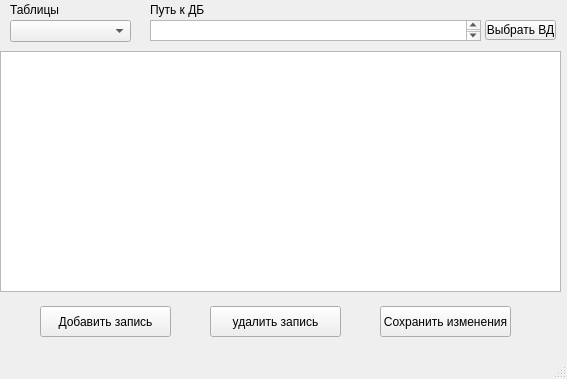
<?xml version="1.0" encoding="UTF-8"?>
<ui version="4.0">
 <class>MainWindow</class>
 <widget class="QMainWindow" name="MainWindow">
  <property name="geometry">
   <rect>
    <x>0</x>
    <y>0</y>
    <width>567</width>
    <height>379</height>
   </rect>
  </property>
  <property name="windowTitle">
   <string>Tast Programm</string>
  </property>
  <widget class="QWidget" name="centralwidget">
   <widget class="QLabel" name="label">
    <property name="geometry">
     <rect>
      <x>150</x>
      <y>0</y>
      <width>121</width>
      <height>20</height>
     </rect>
    </property>
    <property name="text">
     <string>&lt;html&gt;&lt;head/&gt;&lt;body&gt;&lt;p&gt;Путь к ДБ&lt;/p&gt;&lt;/body&gt;&lt;/html&gt;</string>
    </property>
   </widget>
   <widget class="QTextEdit" name="textEdit">
    <property name="enabled">
     <bool>true</bool>
    </property>
    <property name="geometry">
     <rect>
      <x>150</x>
      <y>20</y>
      <width>331</width>
      <height>21</height>
     </rect>
    </property>
    <property name="font">
     <font>
      <family>Arial</family>
     </font>
    </property>
    <property name="readOnly">
     <bool>true</bool>
    </property>
    <property name="html">
     <string>&lt;!DOCTYPE HTML PUBLIC &quot;-//W3C//DTD HTML 4.0//EN&quot; &quot;http://www.w3.org/TR/REC-html40/strict.dtd&quot;&gt;
&lt;html&gt;&lt;head&gt;&lt;meta name=&quot;qrichtext&quot; content=&quot;1&quot; /&gt;&lt;style type=&quot;text/css&quot;&gt;
p, li { white-space: pre-wrap; }
&lt;/style&gt;&lt;/head&gt;&lt;body style=&quot; font-family:'Arial'; font-size:8pt; font-weight:400; font-style:normal;&quot;&gt;
&lt;p style=&quot;-qt-paragraph-type:empty; margin-top:0px; margin-bottom:0px; margin-left:0px; margin-right:0px; -qt-block-indent:0; text-indent:0px; font-family:'MS Shell Dlg 2';&quot;&gt;&lt;br /&gt;&lt;/p&gt;&lt;/body&gt;&lt;/html&gt;</string>
    </property>
   </widget>
   <widget class="QPushButton" name="pushButton">
    <property name="geometry">
     <rect>
      <x>485</x>
      <y>20</y>
      <width>71</width>
      <height>20</height>
     </rect>
    </property>
    <property name="text">
     <string>Выбрать ВД</string>
    </property>
   </widget>
   <widget class="QTableView" name="tableView">
    <property name="geometry">
     <rect>
      <x>0</x>
      <y>51</y>
      <width>561</width>
      <height>241</height>
     </rect>
    </property>
    <property name="font">
     <font>
      <family>Arial</family>
      <pointsize>8</pointsize>
     </font>
    </property>
   </widget>
   <widget class="QPushButton" name="pushButton_2">
    <property name="geometry">
     <rect>
      <x>40</x>
      <y>306</y>
      <width>131</width>
      <height>31</height>
     </rect>
    </property>
    <property name="text">
     <string>Добавить запись</string>
    </property>
   </widget>
   <widget class="QPushButton" name="pushButton_3">
    <property name="geometry">
     <rect>
      <x>210</x>
      <y>306</y>
      <width>131</width>
      <height>31</height>
     </rect>
    </property>
    <property name="text">
     <string>удалить запись</string>
    </property>
   </widget>
   <widget class="QPushButton" name="pushButton_4">
    <property name="geometry">
     <rect>
      <x>380</x>
      <y>306</y>
      <width>131</width>
      <height>31</height>
     </rect>
    </property>
    <property name="text">
     <string>Сохранить изменения</string>
    </property>
   </widget>
   <widget class="QComboBox" name="comboBox">
    <property name="geometry">
     <rect>
      <x>10</x>
      <y>20</y>
      <width>121</width>
      <height>22</height>
     </rect>
    </property>
   </widget>
   <widget class="QLabel" name="label_2">
    <property name="geometry">
     <rect>
      <x>10</x>
      <y>0</y>
      <width>121</width>
      <height>20</height>
     </rect>
    </property>
    <property name="text">
     <string>&lt;html&gt;&lt;head/&gt;&lt;body&gt;&lt;p&gt;Таблицы&lt;/p&gt;&lt;/body&gt;&lt;/html&gt;</string>
    </property>
   </widget>
  </widget>
  <widget class="QMenuBar" name="menubar">
   <property name="geometry">
    <rect>
     <x>0</x>
     <y>0</y>
     <width>567</width>
     <height>18</height>
    </rect>
   </property>
   <property name="tabletTracking">
    <bool>false</bool>
   </property>
   <property name="nativeMenuBar">
    <bool>true</bool>
   </property>
  </widget>
  <widget class="QStatusBar" name="statusbar"/>
 </widget>
 <resources/>
 <connections/>
</ui>
